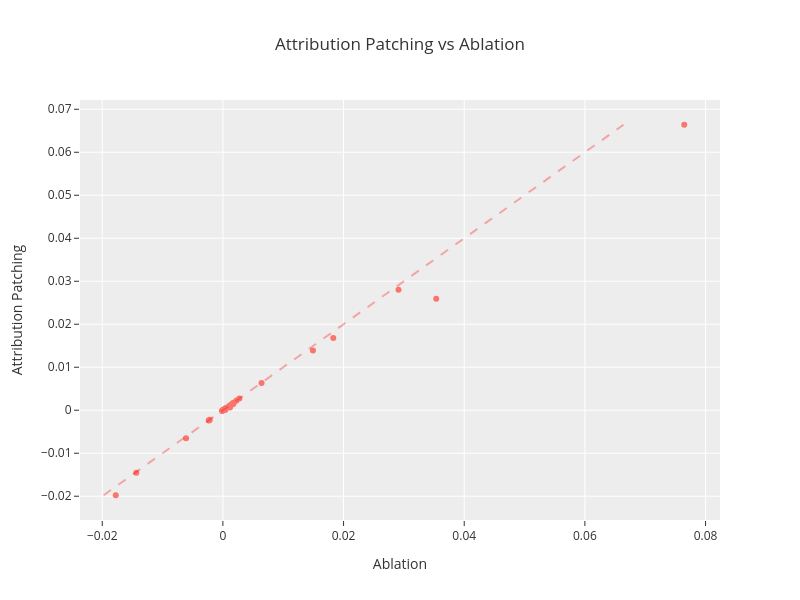

Notebook code for this chart:
### Markdown cell above
### Exercise - compare ablation to attribution patching

> ```yaml
> Difficulty: 🔴🔴🔴⚪⚪
> Importance: 🔵🔵🔵🔵⚪
> 
> You should spend up to 10-20 minutes on this exercise.
> Understanding what's happening is the important thing here; the code itself is pretty short.
> ```

You should fill in the code below (where it says `# YOUR CODE HERE`), to compare the effect of ablation and attribution patching on our features. Your final output will be a line plot of ablation effect vs attribution patching value for each live feature, hopefully showing an almost exact relationship (you can see the solutions Colab for what this should look like).

We've given you the function `get_cache_fwd_and_bwd` to help you - this will return the forward and backward caches for a model given a particular metric (and a particular SAE or list of SAEs to add).

A few notes on the code below:

- You'll need to have computed the `ablation_effects` tensor from the previous exercise, otherwise the code won't run.
- For our metric function passed to `get_cache_fwd_and_bwd`, we've used `reduction="sum"` rather than `"mean"`. Can you see why?

<details>
<summary>Answer: why we reduce using sum not mean</summary>

To return to the formula above, we're computing the value $\hat{x}_{\text{clean}} \times \nabla_x M_{\text{clean}}$, where $M$ is the logit diff metric. We do this by effectively computing a vector of 4 of these values (one for each prompt) in a single forward & backward pass, then averaging over that vector. But if we used the mean over prompts for our metric, then each sequence would only get 1/4 of the gradient that it would if we were running it on its own, meaning we'd actually be averaging over 4 terms of the form $\hat{x}_{\text{clean}} \times \nabla_x M_{\text{clean}} / 4$, and the metric we'd eventually be estimating the gradient wrt would be 1/4 of the logit diff rather than the full logit diff.

This is related to something we saw in a previous section, where we were training multiple instances of our toy model at once: we need the loss function to be a sum of losses over instances, so that backpropagating wrt that loss function once is equivalent to backpropagating wrt each instance's loss function individually.

</details>

### Code cell
def get_cache_fwd_and_bwd(
    model: HookedSAETransformer, saes: list[SAE], input, metric
) -> tuple[ActivationCache, ActivationCache]:
    """
    Get forward and backward caches for a model, given a metric.
    """
    filter_sae_acts = lambda name: "hook_sae_acts_post" in name

    # This hook function will store activations in the appropriate cache
    cache_dict = {"fwd": {}, "bwd": {}}

    def cache_hook(act, hook, dir: Literal["fwd", "bwd"]):
        cache_dict[dir][hook.name] = act.detach()

    with model.saes(saes=saes):
        # We add hooks to cache values from the forward and backward pass respectively
        with model.hooks(
            fwd_hooks=[(filter_sae_acts, partial(cache_hook, dir="fwd"))],
            bwd_hooks=[(filter_sae_acts, partial(cache_hook, dir="bwd"))],
        ):
            # Forward pass fills the fwd cache, then backward pass fills the bwd cache (we don't
            # care about metric value)
            metric(model(input)).backward()

    return (
        ActivationCache(cache_dict["fwd"], model),
        ActivationCache(cache_dict["bwd"], model),
    )


clean_logits = gpt2.run_with_saes(prompts, saes=[attn_saes[layer]])
clean_logit_diff = logits_to_ave_logit_diff(clean_logits)

t.set_grad_enabled(True)
clean_cache, clean_grad_cache = get_cache_fwd_and_bwd(
    gpt2,
    [attn_saes[layer]],
    prompts,
    lambda logits: logits_to_ave_logit_diff(logits, keep_as_tensor=True, reduction="sum"),
)
t.set_grad_enabled(False)

# YOUR CODE HERE - compute `attribution_values` from the clean activations & clean grad cache
ablation_effects = ablation_effects.cpu()
alive_latents = alive_latents.cpu()
key = f"blocks.{layer}.attn.hook_z.hook_sae_acts_post"
attribution_values = (clean_grad_cache[key] * clean_cache[key])[:, s2_pos, alive_latents].mean(dim=0)
print('attribution_values.shape', attribution_values.shape)

# Visualize results
px.scatter(
    pd.DataFrame(
        {
            "Ablation": ablation_effects[alive_latents].cpu().numpy(),
            "Attribution Patching": attribution_values.cpu().numpy(),
            "Latent": alive_latents,
        }
    ),
    x="Ablation",
    y="Attribution Patching",
    hover_data=["Latent"],
    title="Attribution Patching vs Ablation",
    template="ggplot2",
    width=800,
    height=600,
).add_shape(
    type="line",
    x0=attribution_values.min().item(),
    x1=attribution_values.max().item(),
    y0=attribution_values.min().item(),
    y1=attribution_values.max().item(),
    line=dict(color="red", width=2, dash="dash"),
).show()

### Figure 1 — Plotly figure (JSON) as saved in the notebook; plotly's stock layout.template omitted (floating-point values rounded to 4 significant figures)
{"data": [{"customdata": [[42], [270], [566], [895], [1641], [2166], [2787], [3875], [5678], [7731], [7803], [9597], [9723], [10137], [10364], [10471], [10999], [11649], [12263], [13450], [13525], [13573], [13684], [14935], [15054], [16154], [16908], [17470], [17826], [18602], [18719], [22569], [22896], [23512], [23633], [24189]], "hovertemplate": "Ablation=%{x}<br>Attribution Patching=%{y}<br>Latent=%{customdata[0]}<extra></extra>", "legendgroup": "", "marker": {"color": "#F8766D", "symbol": "circle"}, "mode": "markers", "name": "", "orientation": "v", "showlegend": false, "type": "scatter", "x": [0.001679, 0.001006, -8.583e-05, 0.001824, -7.606e-05, 0.0001266, 0.01492, 2.956e-05, 0.002729, 0.0001705, 0.07647, 0.0003805, 0.001176, 0.03536, 0.02911, 1.693e-05, 2.241e-05, -0.01435, 3.695e-05, -0.002192, -0.0001469, -0.00235, 0.0004573, 0.001757, 0.0183, 0.001406, 8.202e-05, -0.002237, 0.0005107, 0.006407, 0.002251, -0.01776, 0.000325, 0.0004606, 8.583e-06, -0.006103], "xaxis": "x", "y": [0.001417, 0.001003, -8.954e-05, 0.00174, -7.452e-05, 0.0001294, 0.0139, 2.108e-05, 0.002711, 0.0001674, 0.0664, 3.227e-05, 0.0006558, 0.02595, 0.02801, 1.237e-05, 1.755e-05, -0.01454, 4.549e-05, -0.00223, -0.0001677, -0.002371, 0.0004212, 0.00174, 0.01681, 0.001394, 8.137e-05, -0.002344, 0.000506, 0.006335, 0.002256, -0.01977, 0.0003268, 0.000428, 6.743e-06, -0.006511], "yaxis": "y"}], "layout": {"height": 600, "legend": {"tracegroupgap": 0}, "shapes": [{"line": {"color": "red", "dash": "dash", "width": 2}, "type": "line", "x0": -0.01977, "x1": 0.0664, "y0": -0.01977, "y1": 0.0664}], "title": {"text": "Attribution Patching vs Ablation"}, "width": 800, "xaxis": {"anchor": "y", "domain": [0, 1], "title": {"text": "Ablation"}}, "yaxis": {"anchor": "x", "domain": [0, 1], "title": {"text": "Attribution Patching"}}}}
